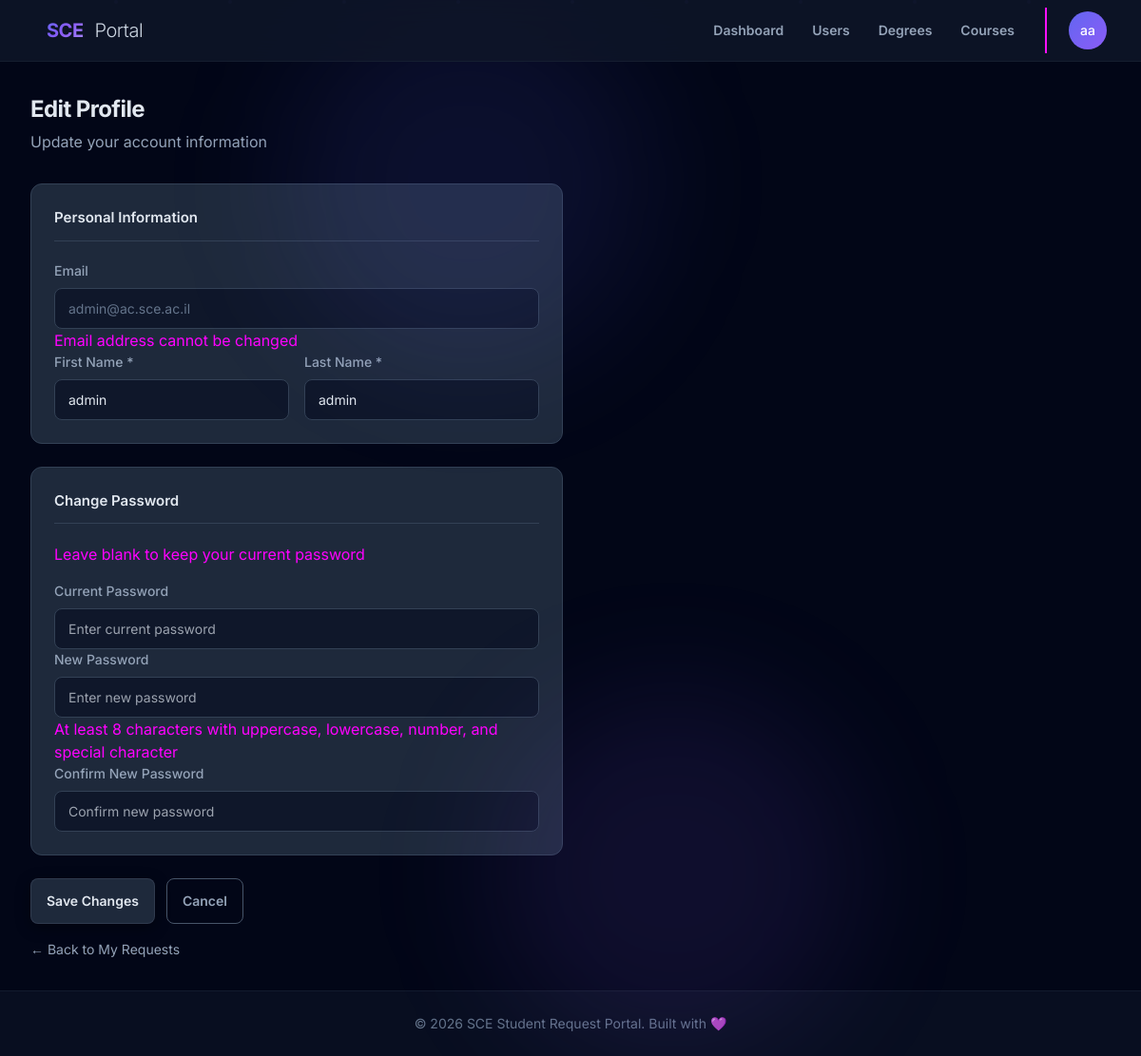
Page /students/profile/ (signed in) on the committed database.
### core/models.py (models this page shows, shortened)
class User(AbstractUser):
    ROLE_STUDENT = 'student'
    ROLE_SECRETARY = 'secretary'
    ROLE_LECTURER = 'lecturer'
    ROLE_HEAD_OF_DEPT = 'head_of_dept'
    ROLE_ADMIN = 'admin'
    ROLE_CHOICES = [
        (ROLE_STUDENT, 'Student'),
        (ROLE_SECRETARY, 'Secretary'),
        (ROLE_LECTURER, 'Lecturer'),
        (ROLE_HEAD_OF_DEPT, 'Head of Department'),
        (ROLE_ADMIN, 'Administrator'),
    ]
    email = models.EmailField(
        unique=True,
        validators=[EmailValidator(), validate_sce_email],
    )
    role = models.CharField(
        max_length=20,
        choices=ROLE_CHOICES,
        default=ROLE_STUDENT,
    )
    department = models.CharField(
        max_length=100,
        blank=True,
        null=True,
    )
    degree = models.ForeignKey(
        'requests_unified.Degree',
        on_delete=models.SET_NULL,
        null=True,
        blank=True,
        related_name='students',
        help_text="The degree program the student is enrolled in."
    )
    student_id = models.CharField(
        max_length=32,
        unique=True,
        blank=True,
        null=True,
        help_text="Student ID as provided by the institution.",
    )
    employee_id = models.CharField(
        max_length=32,
        unique=True,
        blank=True,
        null=True,
        help_text="Employee ID for staff and lecturers.",
    )
    USERNAME_FIELD = 'email'
    REQUIRED_FIELDS = ['username', 'first_name', 'last_name']
    groups = models.ManyToManyField(
        'auth.Group',
        verbose_name='groups',
        blank=True,
        help_text='The groups this user belongs to.',
        related_name='core_user_set',
        related_query_name='core_user',
    )
    user_permissions = models.ManyToManyField(
        'auth.Permission',
        verbose_name='user permissions',
        blank=True,
        help_text='Specific permissions for this user.',
        related_name='core_user_set',
        related_query_name='core_user',
    )

### students/views.py (the view)
    def wrapper(request, *args, **kwargs):
        if not request.user.is_authenticated:
            return redirect('login')
        if request.user.role != User.ROLE_STUDENT:
            messages.error(request, "Access denied. Student account required.")
            return redirect('redirect_to_dashboard')
        return view_func(request, *args, **kwargs)

### students/views.py (called while the page is built, shortened)
def student_required(view_func):
    def wrapper(request, *args, **kwargs):
        if not request.user.is_authenticated:
            return redirect('login')
        if request.user.role != User.ROLE_STUDENT:
            messages.error(request, "Access denied. Student account required.")
            return redirect('redirect_to_dashboard')
        return view_func(request, *args, **kwargs)
    return wrapper

@login_required
@student_required
def profile_edit(request: HttpRequest) -> HttpResponse:
    user = request.user
    return render(request, "students/profile_edit.html")

### templates/students/profile_edit.html (shortened to what this page needs)
{% extends "base.html" %}
{% block content %}
<div class="page-header">
    <h1 class="page-title">Edit Profile</h1>
    <p class="page-subtitle">Update your account information</p>
</div>
<div class="form-container">
    <form method="post">
        <div class="form-section">
            <div class="section-title">Personal Information</div>
            <div class="form-group">
                <label class="form-label">Email</label>
                <input type="email" class="form-control disabled-field" value="{{ user.email }}" disabled>
                <p class="form-hint">Email address cannot be changed</p>
            </div>
            <div class="form-row">
                <div class="form-group">
                    <label class="form-label" for="first_name">First Name *</label>
                    <input type="text" name="first_name" id="first_name" class="form-control" value="{{ user.first_name }}" required>
                </div>
                <div class="form-group">
                    <label class="form-label" for="last_name">Last Name *</label>
                    <input type="text" name="last_name" id="last_name" class="form-control" value="{{ user.last_name }}" required>
                </div>
            </div>
        </div>
        <div class="form-section">
            <div class="section-title">Change Password</div>
            <p class="form-hint" style="margin-bottom: 1rem;">Leave blank to keep your current password</p>
            <div class="form-group">
                <label class="form-label" for="current_password">Current Password</label>
                <input type="password" name="current_password" id="current_password" class="form-control" placeholder="Enter current password">
            </div>
            <div class="form-group">
                <label class="form-label" for="new_password">New Password</label>
                <input type="password" name="new_password" id="new_password" class="form-control" placeholder="Enter new password">
                <p class="form-hint">At least 8 characters with uppercase, lowercase, number, and special character</p>
            </div>
            <div class="form-group">
                <label class="form-label" for="confirm_password">Confirm New Password</label>
                <input type="password" name="confirm_password" id="confirm_password" class="form-control" placeholder="Confirm new password">
            </div>
        </div>
        <div class="form-actions">
            <button type="submit" class="btn btn-primary">Save Changes</button>
            <a href="{% url 'students:dashboard' %}" class="btn btn-outline">Cancel</a>
        </div>
    </form>
    <a href="{% url 'students:dashboard' %}" class="back-link">← Back to My Requests</a>
</div>
{% endblock %}

### templates/base.html (shortened to what this page needs)
<!DOCTYPE html>
<html lang="en" data-theme="dark">
<head>
    <link href="https://cdn.jsdelivr.net/npm/daisyui@4.4.19/dist/full.min.css" rel="stylesheet" type="text/css" />
    <script src="https://cdn.tailwindcss.com"></script>
    <link href="https://unpkg.com/aos@2.3.1/dist/aos.css" rel="stylesheet">
</head>
<body class="min-h-screen bg-slate-950 font-sans antialiased">
    <div class="fixed inset-0 pointer-events-none overflow-hidden">
        <div class="absolute top-0 left-1/4 w-96 h-96 bg-indigo-500/10 rounded-full blur-3xl breathe"></div>
        <div class="absolute bottom-0 right-1/4 w-96 h-96 bg-violet-500/10 rounded-full blur-3xl breathe" style="animation-delay: -2s;"></div>
    </div>
    <div class="particles">
    </div>
    <nav class="navbar bg-slate-900/80 backdrop-blur-xl border-b border-slate-800/50 sticky top-0 z-50 px-4 lg:px-8">
        <div class="flex-1">
            <a href="{% url 'core:home' %}" class="btn btn-ghost text-xl font-bold tracking-tight">
                <span class="gradient-text">SCE</span>
                <span class="text-slate-300 font-light ml-1">Portal</span>
            </a>
        </div>
        {% if user.is_authenticated %}
        <div class="flex-none gap-2">
            <div class="hidden md:flex gap-1">
                {% if user.role == 'admin' or user.is_superuser %}
                    <a href="{% url 'management:dashboard' %}" class="btn btn-ghost btn-sm {% if request.resolver_match.url_name == 'dashboard' and request.resolver_match.namespace == 'management' %}bg-slate-800{% endif %}">Dashboard</a>
                    <a href="{% url 'management:user_list' %}" class="btn btn-ghost btn-sm {% if request.resolver_match.url_name == 'user_list' %}bg-slate-800{% endif %}">Users</a>
                    <a href="{% url 'management:degree_list' %}" class="btn btn-ghost btn-sm {% if request.resolver_match.url_name == 'degree_list' %}bg-slate-800{% endif %}">Degrees</a>
                    <a href="{% url 'management:course_list' %}" class="btn btn-ghost btn-sm {% if request.resolver_match.url_name == 'course_list' %}bg-slate-800{% endif %}">Courses</a>
                {% elif user.role == 'lecturer' %}
                    <a href="{% url 'lecturers:dashboard' %}" class="btn btn-ghost btn-sm {% if request.resolver_match.url_name == 'dashboard' %}bg-slate-800{% endif %}">Dashboard</a>
                {% endif %}
            </div>
            <div class="divider divider-horizontal mx-1 hidden md:flex"></div>
            <div class="dropdown dropdown-end">
                <div tabindex="0" role="button" class="btn btn-ghost btn-circle avatar placeholder">
                    <div class="bg-gradient-to-br from-indigo-500 to-violet-500 text-white rounded-full w-10">
                        <span class="text-sm font-medium">{{ user.first_name|slice:":1" }}{{ user.last_name|slice:":1" }}</span>
                    </div>
                </div>
            </div>
        </div>
        {% else %}
        <div class="flex-none gap-2">
            <a href="{% url 'core:login' %}" class="btn btn-ghost btn-sm">Sign In</a>
            <a href="{% url 'core:signup' %}" class="btn btn-primary btn-sm">Get Started</a>
        </div>
        {% endif %}
    </nav>
    <main class="container mx-auto px-4 lg:px-8 py-8 max-w-7xl">
        {% block content %}{% endblock %}
    </main>
    <footer class="footer footer-center p-6 bg-slate-900/50 text-slate-500 border-t border-slate-800/50 mt-auto">
        <div>
            <p class="text-sm">© 2026 SCE Student Request Portal. Built with 💜</p>
        </div>
    </footer>
</body>
</html>

### templates/base.html (style rules this page uses)
[data-theme="dark"] { --b1: 15 23 42; --b2: 30 41 59; --b3: 51 65 85; --bc: 241 245 249; --p: 99 102 241; --pf: 79 70 229; --pc: 255 255 255; --s: 100 116 139; --sf: 71 85 105; --sc: 255 255 255; --a: 129 140 248; --af: 99 102 241; --ac: 255 255 255; --n: 51 65 85; --nf: 71 85 105; --nc: 241 245 249; --su: 56 189 248; --wa: 251 191 36; --er: 239 68 68; --in: 59 130 246; --rounded-box: 1rem; --rounded-btn: 0.5rem; --rounded-badge: 1.9rem; --animation-btn: 0.25s; --animation-input: 0.2s; --btn-focus-scale: 0.98; }
:root { --color-text: #e2e8f0; --color-text-secondary: #94a3b8; --color-text-muted: #64748b; --color-bg: #0f172a; --color-card: #1e293b; --color-border: #334155; --color-border-dark: #475569; --color-accent: #818cf8; --color-success: #22d3ee; --color-warning: #fbbf24; --color-error: #f87171; --color-info: #60a5fa; --color-error-bg: rgba(248, 113, 113, 0.1); --radius: 0.5rem; --radius-lg: 0.75rem; --shadow: 0 4px 6px -1px rgba(0, 0, 0, 0.3); }
.btn-primary { background-color: rgb(30, 41, 59) !important; border: 1px solid rgba(148, 163, 184, 0.15) !important; color: rgb(226, 232, 240) !important; box-shadow: 0 4px 15px rgba(0, 0, 0, 0.4); }
.btn-ghost { color: rgb(148, 163, 184) !important; }
.btn-outline { border-color: rgb(71, 85, 105) !important; color: rgb(148, 163, 184) !important; background-color: transparent !important; }
.gradient-text { background: linear-gradient(135deg, #6366f1 0%, #8b5cf6 50%, #a78bfa 100%); -webkit-background-clip: text; -webkit-text-fill-color: transparent; background-clip: text; }
* { transition-property: background-color, border-color, color, fill, stroke, opacity, box-shadow, transform; transition-timing-function: cubic-bezier(0.4, 0, 0.2, 1); transition-duration: 150ms; }
.form-control { background: var(--color-bg); border: 1px solid var(--color-border); border-radius: var(--radius); padding: 0.625rem 0.875rem; color: var(--color-text); font-size: 0.875rem; width: 100%; }
.form-label { font-size: 0.875rem; font-weight: 500; color: var(--color-text-secondary); margin-bottom: 0.5rem; display: block; }
.breathe { animation: breathe 4s ease-in-out infinite; }
.particles { position: fixed; inset: 0; pointer-events: none; overflow: hidden; }

### templates/students/profile_edit.html (style rules this page uses)
.page-header { margin-bottom: 2rem; }
.page-title { font-size: 1.5rem; font-weight: 700; color: var(--color-text); letter-spacing: -0.025em; }
.page-subtitle { color: var(--color-text-secondary); margin-top: 0.25rem; }
.form-container { max-width: 560px; }
.form-section { background: var(--color-card); border: 1px solid var(--color-border); border-radius: var(--radius-lg); padding: 1.5rem; margin-bottom: 1.5rem; }
.section-title { font-size: 0.9375rem; font-weight: 600; color: var(--color-text); margin-bottom: 1.25rem; padding-bottom: 0.75rem; border-bottom: 1px solid var(--color-border); }
.form-row { display: grid; grid-template-columns: 1fr 1fr; gap: 1rem; }
.disabled-field { background: var(--color-bg); color: var(--color-text-muted); cursor: not-allowed; }
.form-actions { display: flex; gap: 0.75rem; }
.back-link { display: inline-block; margin-top: 1rem; font-size: 0.875rem; color: var(--color-text-secondary); text-decoration: none; }

### rows in the picture
User: first_name "a", last_name "a", email "admin@ac.sce.ac.il", first_name "admin", last_name "admin"
